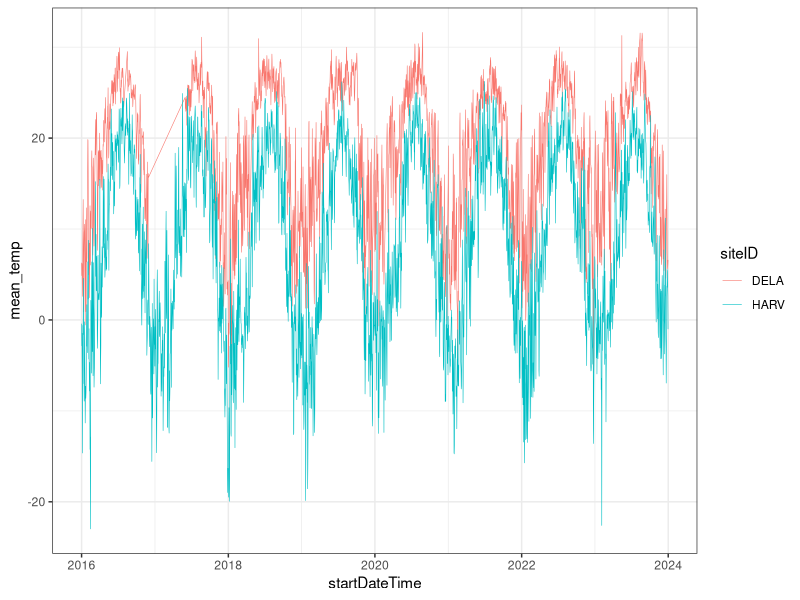
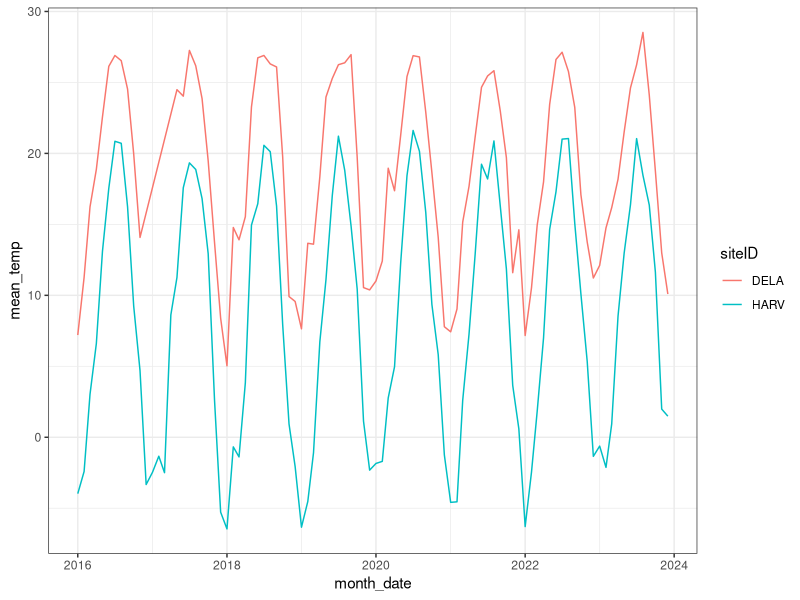
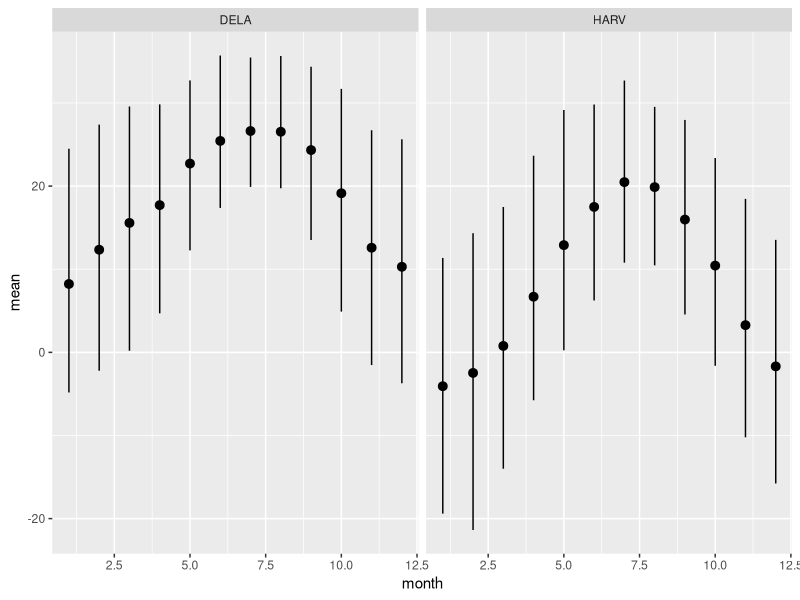

Recreate these plots in R, in order.
## ---- chunk 1

#install.packages(dplyr)
#install.packages(ggplot2)
#install.packages(here)

library(tidyverse)
library(here)

## ---- chunk 2

daily_temperature_data <- read_csv(here("data","processed","daily_temp_data.csv"))

monthly_temperature_data <- read_csv(here("data", "processed", "monthly_temp_data.csv"))

## ---- chunk 3

monthly_temperature_data <- monthly_temperature_data %>% 
  mutate(month_date = make_date(year, month))

## ---- chunk 4

ggplot(
  data = daily_temperature_data,
  aes(
    x = startDateTime, 
    y = mean_temp,
    color = siteID) 
  ) +
  #facet_wrap(~siteID) +
  geom_line(size = 0.2) +
theme_bw()

## ---- chunk 5
#TODO: make line graph similar to graph above but using monthly temperatures

ggplot(
  data = monthly_temperature_data,
  aes(
    x = month_date, 
    y = mean_temp,
    color = siteID) 
  ) +
  #facet_wrap(~siteID) +
  geom_line(size = 0.5) +
theme_bw()

## ---- chunk 6

# Summarize and group monthly temperature data

monthly_temp_range <- monthly_temperature_data |>
  group_by(siteID, month) |>
  summarize(
    mean = mean(mean_temp, na.rm = TRUE),
    max = mean(max_temp, na.rm = TRUE),
    min = mean(min_temp, na.rm = TRUE)
  )

ggplot(
  monthly_temp_range,
  aes(
    x = month,
    y = mean
  )) +
geom_pointrange(
  aes(
    ymin = min,
    ymax = max
  )
) +
  facet_wrap(~siteID)

## ---- chunk 7

pathogen_status_data <- read_csv(here("data","processed","pathogen_status_data.csv"))

## ---- chunk 8

positive_pathogen <- pathogen_status_data %>% 
  filter(testResult == "Positive")

#confusion on what "HardTick DNA Quality" in the "testPathogenName" column means and wondering if we can filter it out since it doesn't seem like that is a pathogen
